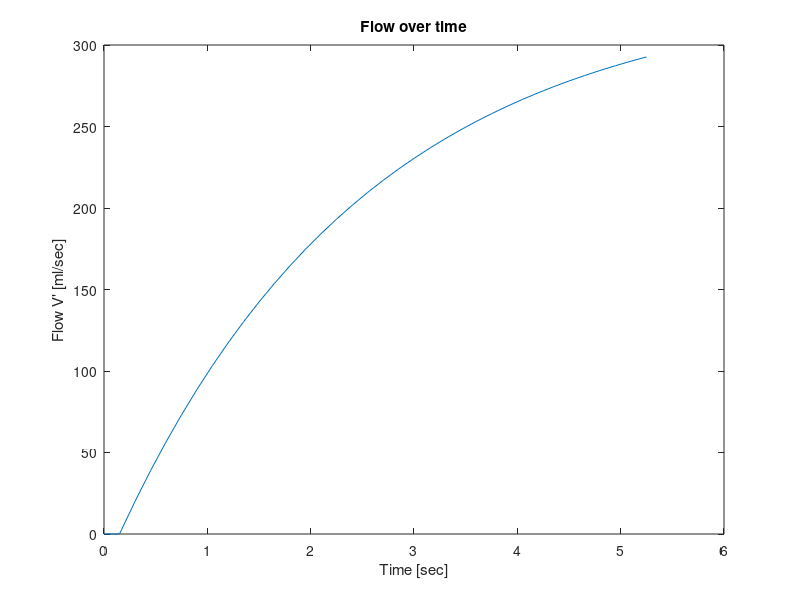
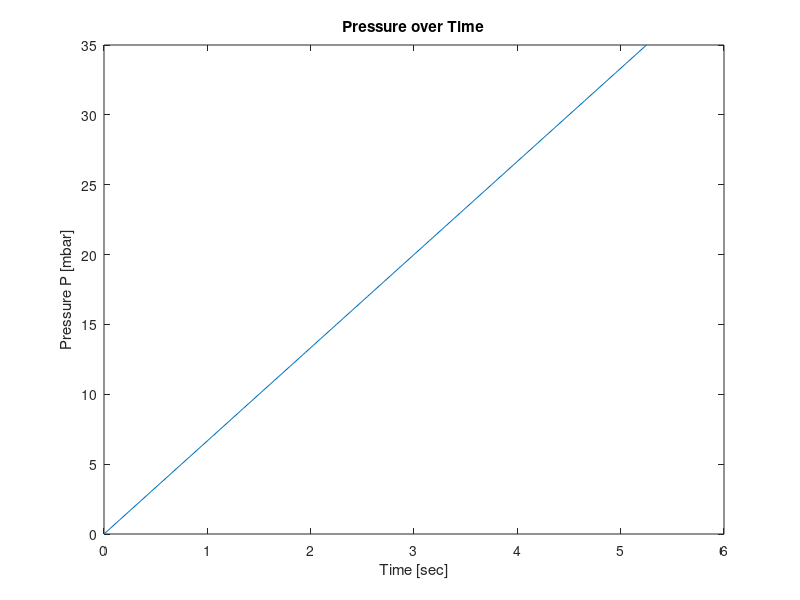
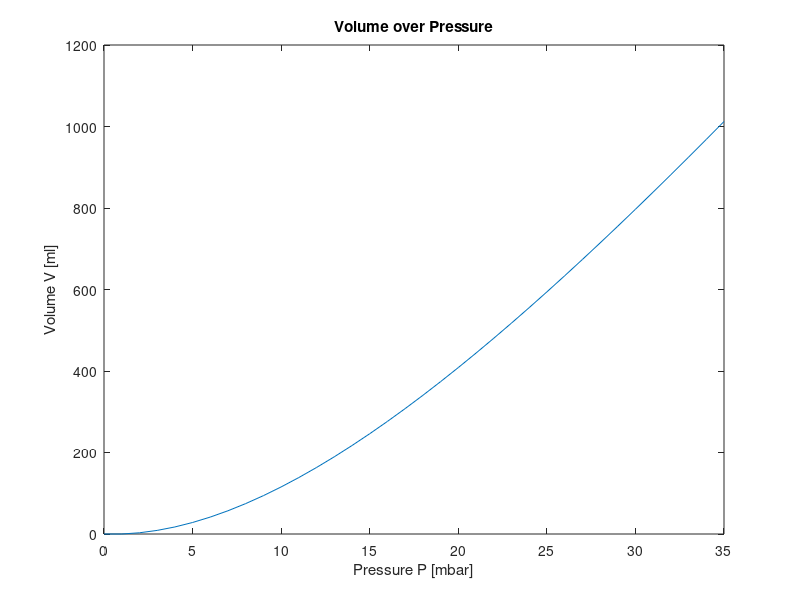
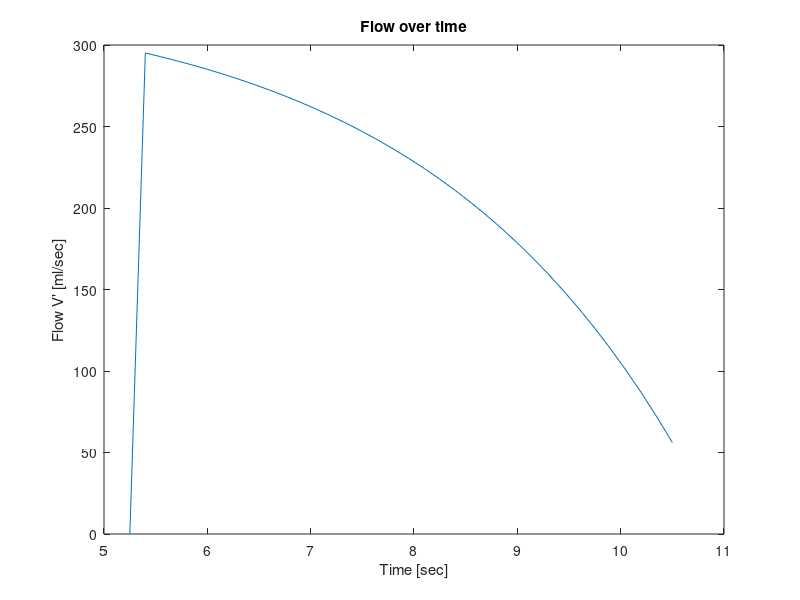

These charts were generated, in order, by the following MATLAB code:
Paw = 0:35;
R = 0.05;
C = 50;
P0 = 0;

t = zeros(length(Paw),1);
v = zeros(length(Paw),1);
vdot = zeros(length(Paw),1);
t(1) = 0;
v(1) = 0;
vdot(1) = 0;
tStep = 0.15;
 
% data = xlsread('Data_009 SCASS.xlsx');
% figure
% plot(data(:,1),data(:,2));


for i = 1:length(Paw)-1
   t(i+1) = t(i) + tStep; 
   vdot(i+1) = (Paw(i) - (v(i) / C) - P0) / R;
   v(i+1) = v(i) + (tStep * vdot(i+1));
end
Vol1 = v;
Paw1 = Paw;
t1 = t;
vdot1 = vdot;

figure
plot(t,vdot)
title("Flow over time")
xlabel("Time [sec]")
ylabel("Flow V' [ml/sec]")

figure
plot(t,Paw)
title("Pressure over Time")
xlabel("Time [sec]")
ylabel("Pressure P [mbar]")

figure
plot(Paw,v)
title("Volume over Pressure")
xlabel("Pressure P [mbar]")
ylabel("Volume V [ml]")

% Expiration phase
t_start = t(end);
v_start = v(end);
Paw = 0:35;
Paw = flip(Paw);
t = zeros(length(Paw),1);
v = zeros(length(Paw),1);
vdot = zeros(length(Paw),1);

t(1) = t_start;
v(1) = v_start;
vdot(1) = 0;
tStep = 0.15;

for i = 1:length(Paw)-1
   t(i+1) = t(i) + tStep; 
   vdot(i+1) = (Paw(i) - (v(i) / C) - P0) / R;
   v(i+1) = v(i) - (tStep * vdot(i+1));
end

Vol2 = v;
Paw2 = Paw;
t2 = t;
vdot2 = vdot;

figure
plot(t,vdot)
title("Flow over time")
xlabel("Time [sec]")
ylabel("Flow V' [ml/sec]")

figure
plot(t,Paw)
title("Pressure over Time")
xlabel("Time [sec]")
ylabel("Pressure P [mbar]")

figure
plot(Paw,v)
title("Volume over Pressure")
xlabel("Pressure P [mbar]")
ylabel("Volume V [ml]")

figure
hold on
plot(Paw1,Vol1, 'k')
plot(Paw2, Vol2, 'r')
title("Volume over Pressure")
xlabel("Pressure P [mbar]")
ylabel("Volume V [ml]")
hold off

figure
hold on
plot(t1,Paw1,'k')
plot(t2, Paw2, 'r')
title("Pressure over Time")
xlabel("Time [sec]")
ylabel("Pressure [mbar]")
hold off

figure
hold on
plot(t1, vdot1, 'k')
plot(t2, vdot2, 'r')
title("Volume over Time")
xlabel("Time [sec]")
ylabel("Volume V [ml]")
hold off

% Plot expiration pause
figure
hold on
plot(t2, vdot2)
plot(t2(vdot2 == 0), zeros(size(t2(vdot2 == 0))), 'ro')
title("Flow over Time - Expiration Pause")
xlabel("Time [sec]")
ylabel("Flow V' [ml/sec]")
legend("Flow", "Expiration Pause")
hold off

% Expiration pause duration graph
pauseIndices = find(vdot2 == 0);
pauseDurations = diff(t2(pauseIndices));
pauseMagnitudes = v(pauseIndices(1:end-1));

figure
plot(pauseDurations, pauseMagnitudes, 'o-')
title("Expiration Pause Duration Graph")
xlabel("Pause Duration [sec]")
ylabel("Volume V [ml]")